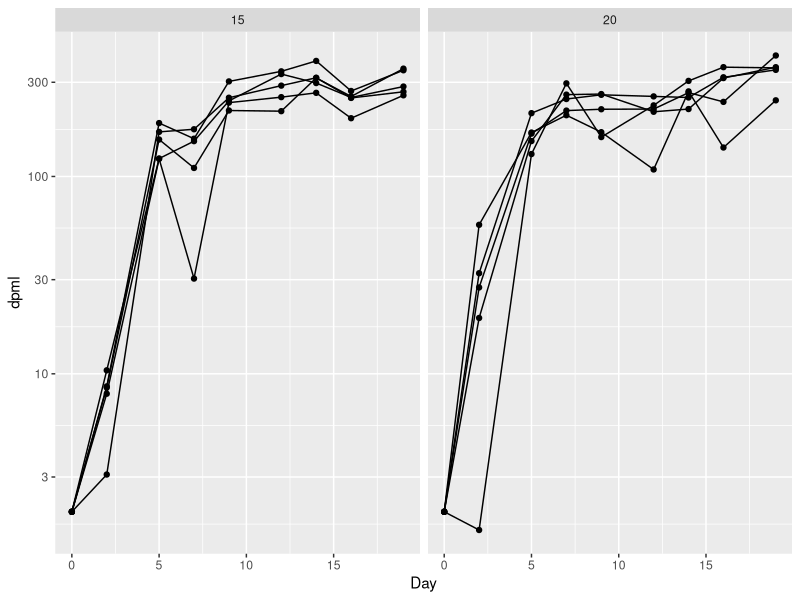
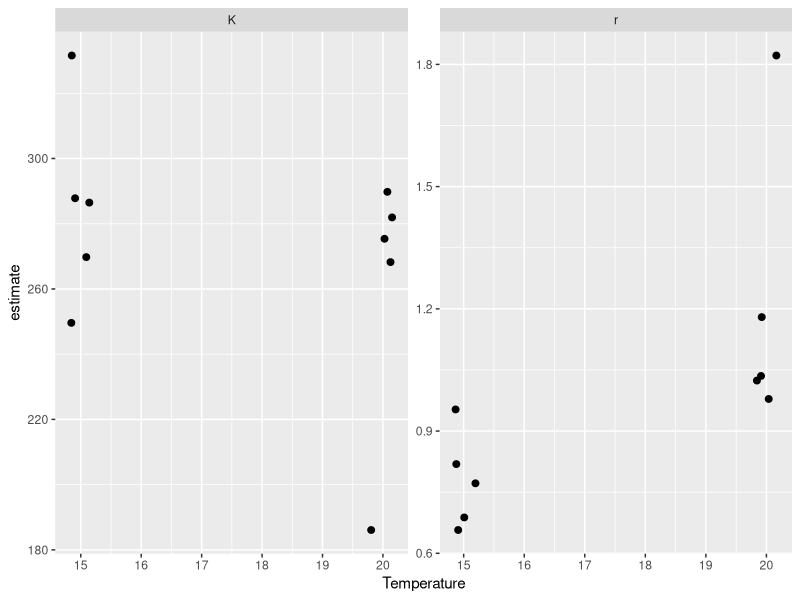

The R script that drew these images, in order: (Note: this script raises an error after producing the figures.)
# logistic growth model script
rm(list=ls())

# load the libraries
library(tidyverse)
library(broom)

# import the data
dd <- read.csv("demo_data.csv")


# plot population density through time
ggplot(data = dd, aes(x=Day, y=dpml, group=as.factor(Replicate))) +  
  geom_line() + 
  geom_point() +
  scale_y_log10() +
  facet_wrap(~Temperature)

# create function to fit the logistic model using nonlinear least squares(nls)
# note that the variable names (here dpml and Day) must match those in the dataset
logistic_model <- function(df) {
  nls(dpml ~ dpml[1] * K/ (dpml[1] + ((K - dpml[1]) * exp(-r * Day))), 
      data=df, 
      start=list(K=K_start, r=r_start))
}

#initial guess carrying capacity
K_start <- 200

#initial guess growth rate
r_start <- 2.5

#use the function with safely, so that all results will be returned, even errors
safe_logistic_model <- safely(logistic_model)

# fit the logistic regression and store various results
# in this case, fit the model to each replicate
# note that in the predict function, the variable must be same name as in the dataset (here Day)
models <- dd %>% group_by(Temperature, Replicate) %>% 
  nest() %>% 
  mutate(model=map(data, safe_logistic_model)) %>%
  mutate(no_error = model %>% map_lgl(.f = ~ is.null(.x$error))) %>%
  filter(no_error) %>% 
  mutate(params=model %>% map(~ tidy(.$result)), 
         preds=model %>% map(~ predict(.$result, newdata = data.frame(Day=seq(0,20, .1)))))


# plot K and r estimates
ggplot(models %>% select(Temperature, Replicate, params) %>% unnest(),
       aes(x=Temperature, y=estimate)) +
  facet_wrap(~term, scales = "free") +
  geom_jitter(width=0.2, size=2)


# plot the predictions of the model and the data
# first bundle the predictions with a vector of Days
preds <- cbind(models %>% select(Temperature, Replicate, preds) %>% unnest(), Day=seq(0, 20, 0.1))
ggplot(data = dd, aes(x=Day, y=dpml, group=Replicate)) +  
  geom_line() + 
  geom_point() +
  scale_y_log10() +
  facet_wrap(~Temperature) +
  geom_line(data=preds, aes(x=Day, y=preds), col="blue") +
  xlab("Day")


#fit the logistic model per treatment (here Temperature)
models_t <- dd %>% group_by(Temperature) %>% 
  nest() %>% 
  mutate(model=map(data, safe_logistic_model)) %>%
  mutate(no_error = model %>% map_lgl(.f = ~ is.null(.x$error))) %>%
  filter(no_error) %>% 
  mutate(params=model %>% map(~ tidy(.$result)), 
         preds=model %>% map(~ predict(.$result, newdata = data.frame(Day=seq(0,20, .1)))))

#plot K and r estimates of both models (per sample and per treatment)
ggplot(models %>% select(Temperature, Replicate, params) %>% unnest(),
       aes(x=Temperature, y=estimate)) +
  facet_wrap(~term, scales = "free") +
  geom_point(size=3) +
  geom_point(data=models_t %>% select(Temperature, params) %>% unnest(), color="red", size=3)

#plot the predictions of the model and the data
preds_t <- cbind(models_t %>% select(Temperature, preds) %>% unnest(), Day=seq(0, 20, 0.1))

ggplot(data = dd, aes(x=Day, y=dpml, group=Replicate)) +  
  geom_line() + 
  geom_point() +
  scale_y_log10() +
  facet_wrap(~Temperature) +
  geom_line(data=preds_t, aes(x=Day, y=preds, group=Temperature), col="blue", lwd=2) +
  xlab("Day")
